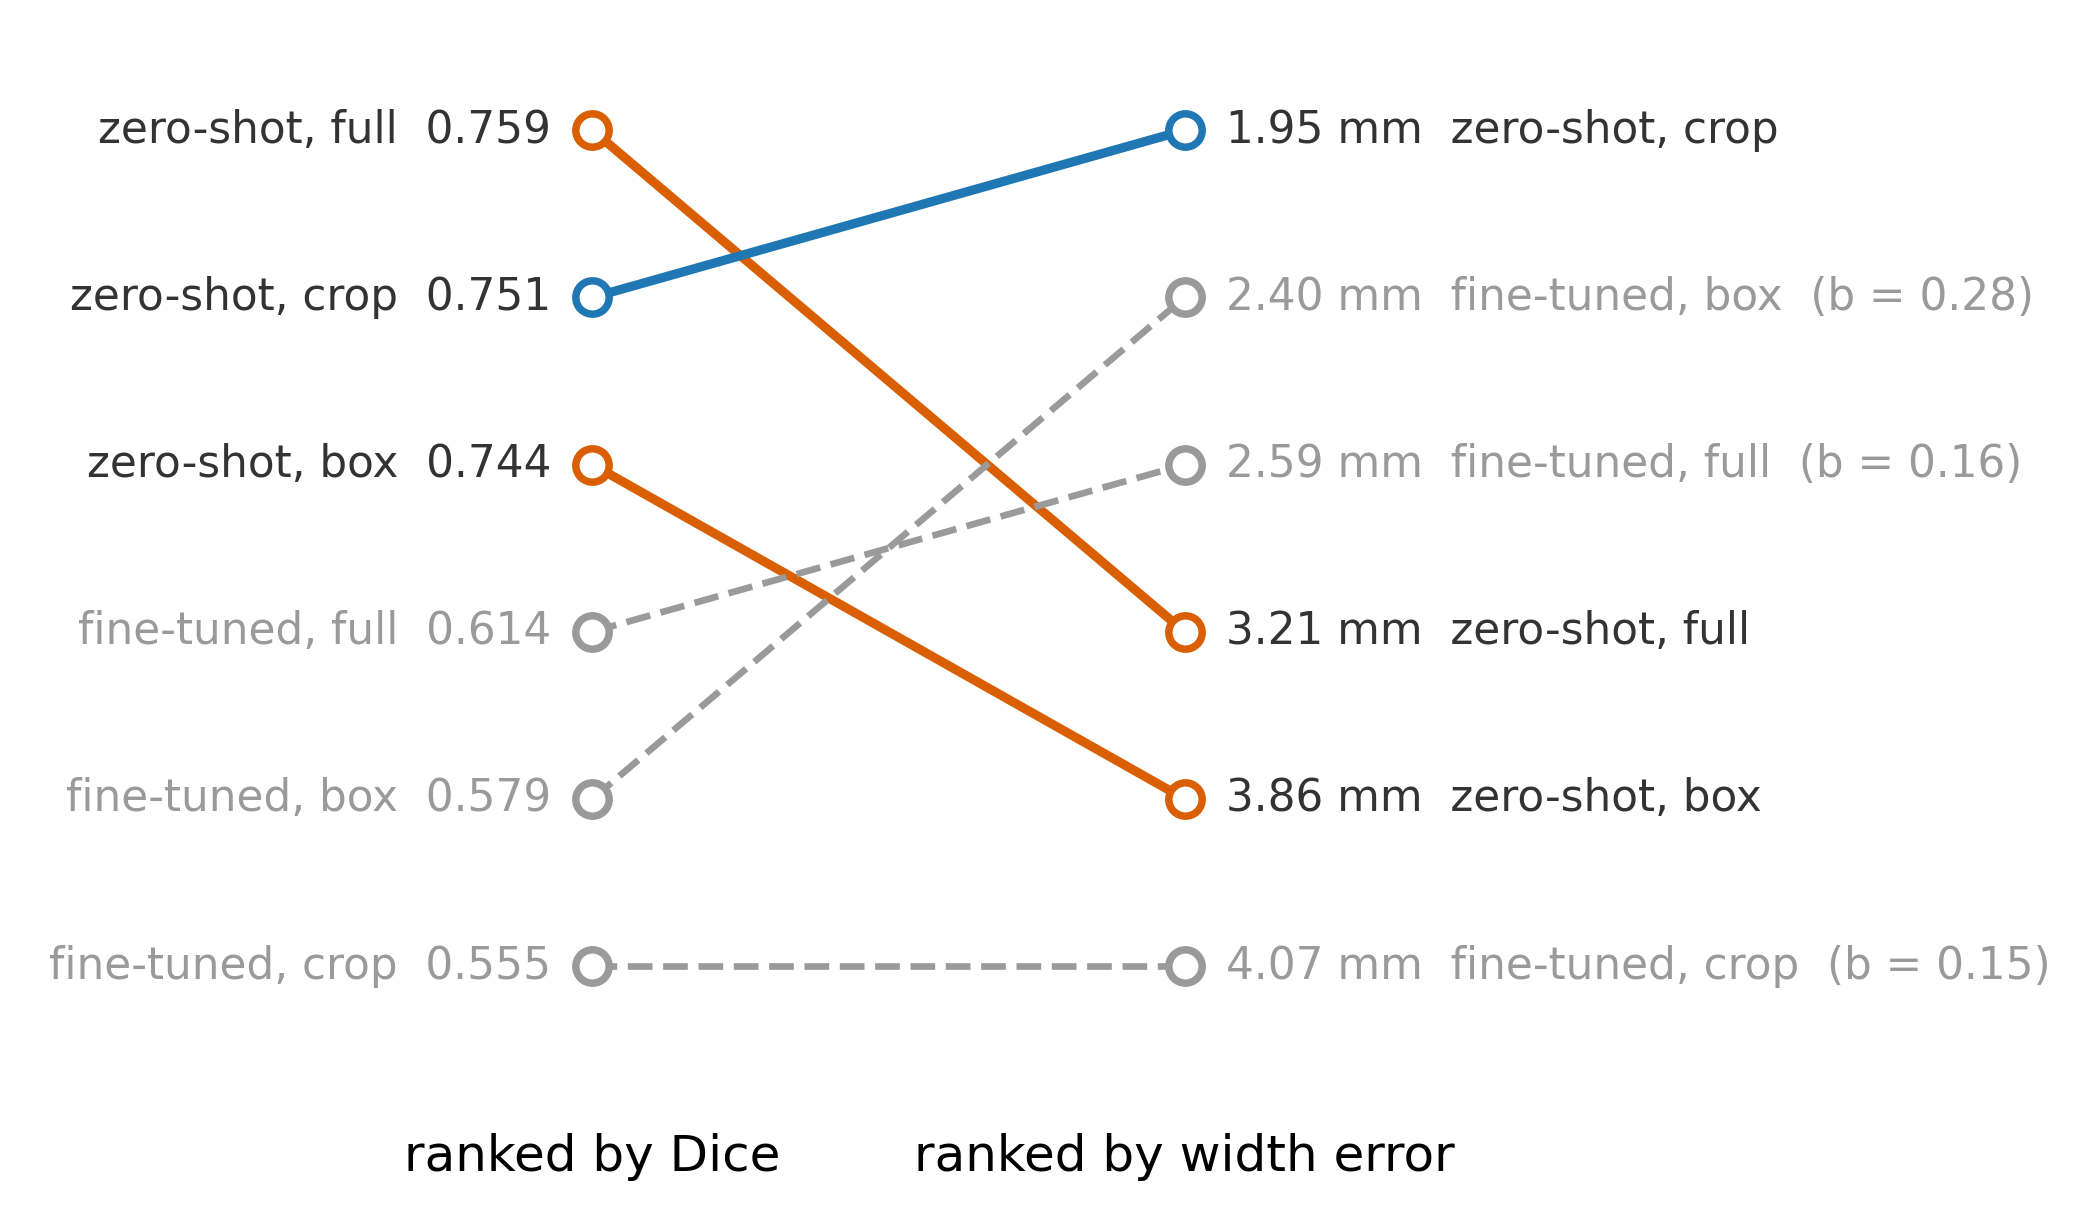

The script that saved this image:
#!/usr/bin/env python3
"""
fig_rank_disagreement.py  (2026-09 版)

六个配置按 Dice（左）和中位缝宽 MAE（右）排序，同一配置用线相连。
标签与数值同一行、与节点垂直对齐；fine-tuned 三个配置用空心灰点并注明斜率 b（宽度不响应真实宽度）。
数据来源: Table widthscale（closeloop_v2_20260726_170420.csv）
输出与本脚本同目录。
"""
import os
import matplotlib
matplotlib.use("Agg")
import matplotlib.pyplot as plt

HERE = os.path.dirname(os.path.abspath(__file__))
OUT = os.path.join(HERE, "fig_rank_disagreement.png")

# name, Dice, MAE(mm), slope b, fine-tuned?
CFG = [
    ("zero-shot, full",  0.759, 3.21, 0.78, False),
    ("zero-shot, crop",  0.751, 1.95, 0.69, False),
    ("zero-shot, box",   0.744, 3.86, 0.75, False),
    ("fine-tuned, full", 0.614, 2.59, 0.16, True),
    ("fine-tuned, box",  0.579, 2.40, 0.28, True),
    ("fine-tuned, crop", 0.555, 4.07, 0.15, True),
]
BLUE, ORANGE, GREY = "#1f77b4", "#d95f02", "#9a9a9a"

by_dice = sorted(CFG, key=lambda c: -c[1])
by_mae = sorted(CFG, key=lambda c: c[2])
rank_d = {c[0]: i for i, c in enumerate(by_dice)}
rank_m = {c[0]: i for i, c in enumerate(by_mae)}
n = len(CFG)

fig, ax = plt.subplots(figsize=(7.2, 4.2))
xl, xr = 0.0, 1.0
for name, dice, mae, b, ft in CFG:
    y0, y1 = n - 1 - rank_d[name], n - 1 - rank_m[name]
    if ft:
        col, lw, ls = GREY, 1.6, "--"
    else:
        col = BLUE if y1 > y0 else (ORANGE if y1 < y0 else GREY)
        lw, ls = 2.2, "-"
    ax.plot([xl, xr], [y0, y1], color=col, lw=lw, ls=ls, zorder=1)
    mk = dict(marker="o", ms=8, mfc="white", mec=col if not ft else GREY, mew=1.8, zorder=3, ls="none")
    ax.plot([xl], [y0], **mk); ax.plot([xr], [y1], **mk)
    # 左标签：名称 + Dice，同一行，右对齐到节点左侧
    ax.text(xl - 0.07, y0, f"{name}  {dice:.3f}", ha="right", va="center", fontsize=10.5,
            color="#333333" if not ft else GREY)
    # 右标签：MAE + 名称（fine-tuned 附斜率），左对齐到节点右侧
    tag = f"{mae:.2f} mm  {name}" + (f"  (b = {b:.2f})" if ft else "")
    ax.text(xr + 0.07, y1, tag, ha="left", va="center", fontsize=10.5,
            color="#333333" if not ft else GREY)

ax.text(xl, -1.0, "ranked by Dice", ha="center", va="top", fontsize=12)
ax.text(xr, -1.0, "ranked by width error", ha="center", va="top", fontsize=12)
ax.set_xlim(-0.95, 2.05)
ax.set_ylim(-1.4, n - 0.4)
ax.axis("off")
fig.tight_layout()
fig.savefig(OUT, dpi=300, bbox_inches="tight")
print(f">> {OUT}")
